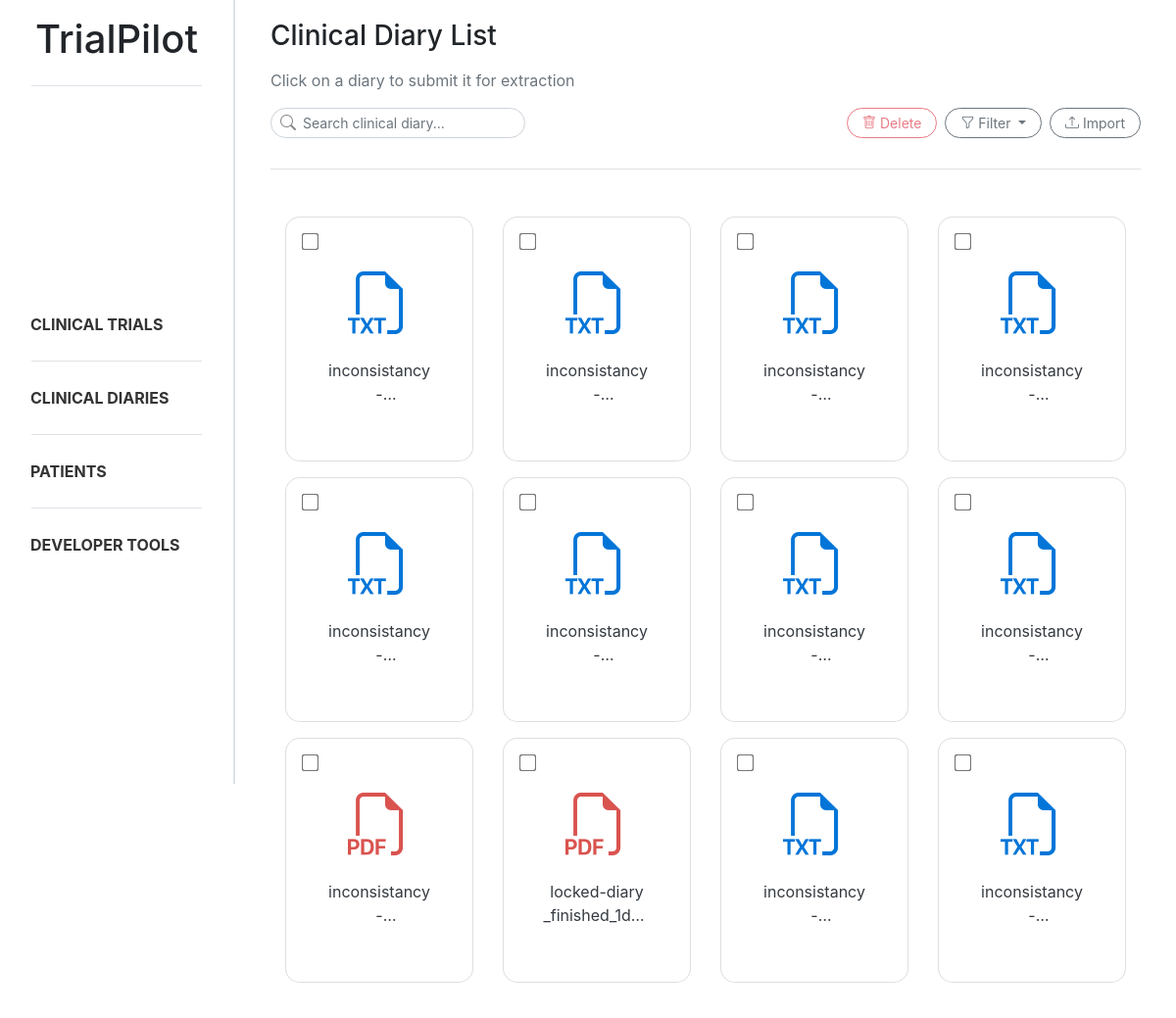
Before: /diaries/ with the older database file.
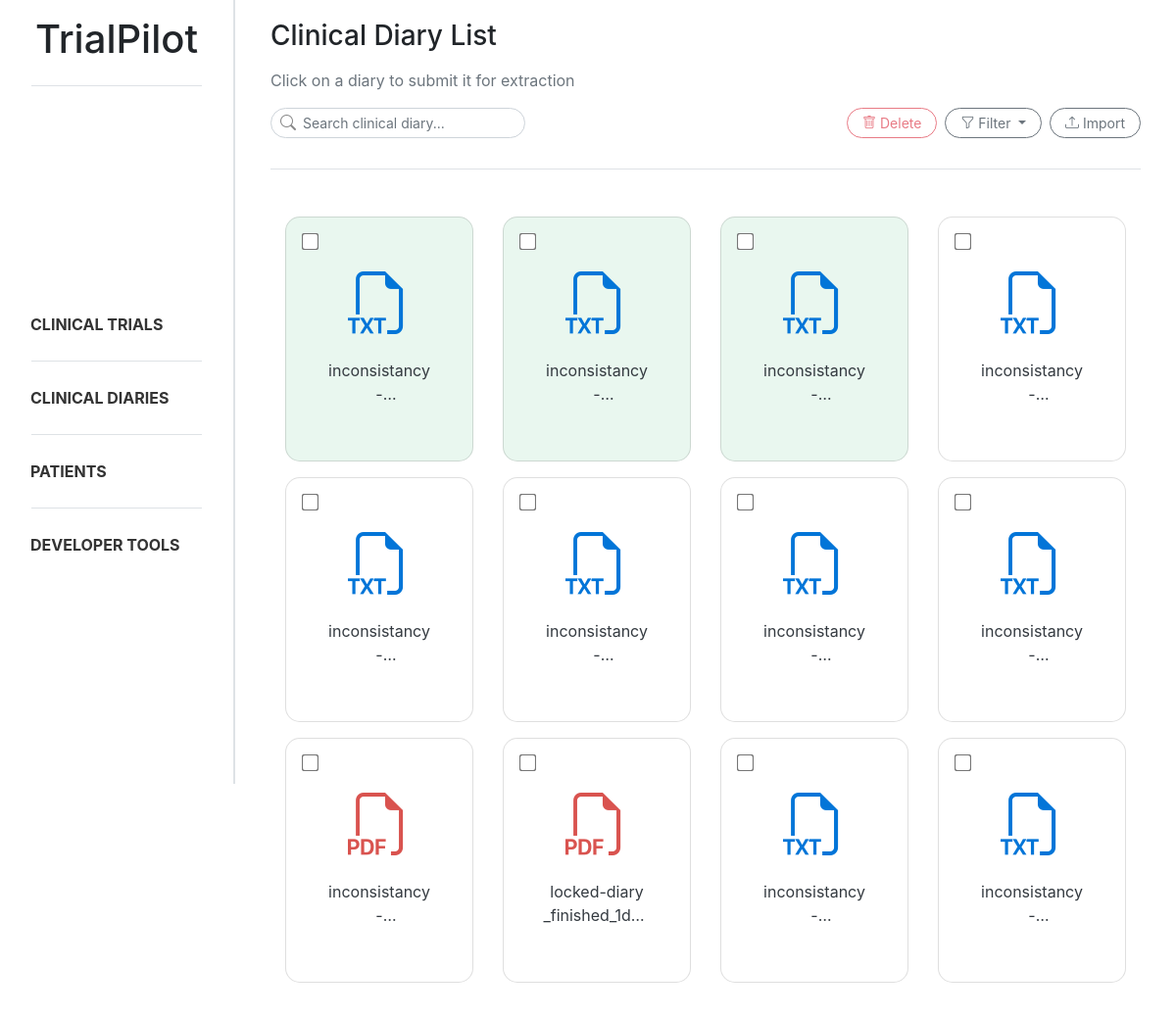
After: the same page with the newer database file.
### trialpilot/views.py (the view)
# urls.py: path('diaries/', diary_list, name='diary_list'),
def diary_list(request):
    search = request.GET.get("search", "").strip()
    status = request.GET.get("status", "").strip()
    file_type = request.GET.get("file_type", "").strip().lower()
    diaries = Document.objects.filter(type=Document.DocumentType.CLINICAL_DIARY)
    if search:
        diaries = diaries.filter(title__icontains=search)
    if status == "extracted":
        diaries = diaries.filter(extracted=True)
    elif status == "not_extracted":
        diaries = diaries.filter(extracted=False)
    diary_data = []
    for diary in diaries:
        if "." in diary.title:
            original_name, ext = diary.title.rsplit('.', 1)
            ext = ext.lower()
        else:
            ext = ""
        if file_type and ext != file_type:
            continue
        diary_data.append((diary, ext))
    return render(request, 'trialpilot/diary_list.html', {
        'diary_data': diary_data,
        'search': search,
        'status': status,
        'file_type': file_type,
    })

### trialpilot/templates/trialpilot/diary_list.html (shortened to what this page needs)
{% extends "trialpilot/base.html" %}
{% block content %}
<div class="d-flex flex-column mb-4 ml-3 mr-3">
    <h3 class="mb-3">Clinical Diary List</h3>
    <p class="text-muted">Click on a diary to submit it for extraction</p>
    <div class="d-flex justify-content-between align-items-center mb-3">
        <form method="GET">
            <div class="position-relative" style="width:260px">
                <i class="bi bi-search position-absolute"
                    style="left:10px; top:50%; transform:translateY(-50%); color:#888;"></i>
                <input type="text" name="search" value="{{ search }}" class="form-control form-control-sm rounded-ui"
                    style="padding-left: 32px;" placeholder="Search clinical diary...">
            </div>
        </form>
        <div class="d-flex gap-2">
            <button id="deleteBtn" data-url="{% url 'diary_remove' %}" class="btn btn-outline-danger btn-sm rounded-ui"
                style="margin-right: 0.5rem;" disabled>
                <i class="bi bi-trash"></i>
                Delete
            </button>
            <div class="dropdown" style="margin-right: 0.5rem;">
                <button class="btn btn-outline-secondary btn-sm rounded-ui dropdown-toggle" type="button"
                    data-bs-toggle="dropdown" aria-expanded="false">
                    <i class="bi bi-funnel"></i>
                    Filter
                </button>
            </div>
            <button class="btn btn-outline-secondary btn-sm rounded-ui" data-bs-toggle="modal"
                data-bs-target="#uploadModal">
                <i class="bi bi-upload"></i>
                Import
            </button>
        </div>
    </div>
    <div class="sidebar-divider mb-4"></div>
</div>
<div class="row g-3 ml-3 mr-3">
    {% for diary, extension in diary_data %}
    <div class="col-6 col-md-4 col-lg-3 mb-3">
        <div class="text-decoration-none diary-card-trigger" data-diary-id="{{ diary.id }}"
            data-diary-title="{{ diary.title }}" data-diary-extracted="{{ diary.extracted }}">
            <div
                class="card text-center shadow-sm doc-card h-100 position-relative {% if diary.extracted %} doc-extracted {% endif %}">
                <input type="checkbox" class="form-check-input position-absolute top-0 start-0 m-2 doc-checkbox"
                    value="{{ diary.id }}">
                <div class="card-body">
                    {% if extension == "pdf" %}
                    <i class="bi bi-filetype-pdf" style="font-size: 4rem; color:#d9534f;"></i>
                    {% else %}
                    <i class="bi bi-filetype-txt" style="font-size: 4rem; color:#0275d8;"></i>
                    {% endif %}
                    <p class="mt-2 text-dark doc-title" title="{{ diary.title }}">
                        {{ diary.title }}
                    </p>
                </div>
            </div>
        </div>
    </div>
    {% endfor %}
</div>
{% endblock %}

Changed rows visible on the page:
changed Document "inconsistancy-diary_patient_1_ce823027bca9405fb4acb6008506a267.txt": extracted False → True (drawn)
changed Document "inconsistancy-diary_patient_2_820c5f09ab9c428885fd198dab9725fd.txt": extracted False → True (drawn)
changed Document "inconsistancy-diary_patient_3_ee4c8028dbba42e9ad09f90c6282794f.txt": extracted False → True (drawn)
